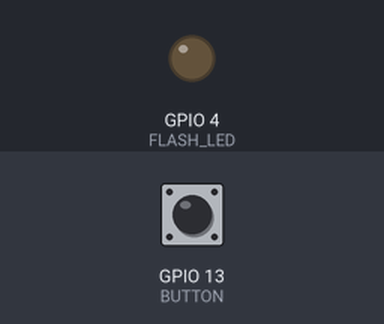
Simulated run of this sketch. Board: ESP32. Shown: output pins drawn as LEDs (lit = HIGH). The test bench sets the inputs (shaded band); at power-on: GPIO 13 (BUTTON) HIGH. WiFi joins after 1.5 s; servers stay silent unless stated; the camera gives no picture; web services answer with replies made up by the test bench; what the sketch prints to the serial monitor is not drawn.

Above: at 4.5 s.
4.6 s: GPIO 13 (BUTTON) pulled LOW for 0.15 s
Timing chart, 0 to 7.6 s (numbered marks = the images above; inputs shaded):
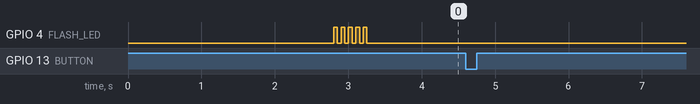

Measured:
- after the input at 4.6 s, every drawn part: stays the same

The sketch:

Iot_Solar_esp32_cam.ino
```cpp
#include <WiFi.h>
#include <WiFiClientSecure.h>
#include "soc/soc.h"
#include "soc/rtc_cntl_reg.h"
#include "esp_camera.h"
#include <UniversalTelegramBot.h>
#include <ArduinoJson.h>

// Replace with your network credentials
const char* ssid = "wifi name";  //WiFi Name
const char* password = "wifi password";              //WiFi Password

// Use @myidbot to find out the chat ID of an individual or a group
// You need to click "start" on a bot before it can message you

// Initialize Telegram BOT
String chatId = "Telegram chat id";
String BOTtoken = "Telegram bot token";

bool sendPhoto = false;

WiFiClientSecure clientTCP;

UniversalTelegramBot bot(BOTtoken, clientTCP);

// Define GPIOs
#define BUTTON 13                     // Connect with Esp32 for receiving signal (pin 26 of esp32 and pin 13 of esp32 cam module)
#define FLASH_LED 4

//CAMERA_MODEL_AI_THINKER
#define PWDN_GPIO_NUM     32
#define RESET_GPIO_NUM    -1
#define XCLK_GPIO_NUM      0
#define SIOD_GPIO_NUM     26
#define SIOC_GPIO_NUM     27

#define Y9_GPIO_NUM       35
#define Y8_GPIO_NUM       34
#define Y7_GPIO_NUM       39
#define Y6_GPIO_NUM       36
#define Y5_GPIO_NUM       21
#define Y4_GPIO_NUM       19
#define Y3_GPIO_NUM       18
#define Y2_GPIO_NUM        5
#define VSYNC_GPIO_NUM    25
#define HREF_GPIO_NUM     23
#define PCLK_GPIO_NUM     22


String r_msg = "";

const unsigned long BOT_MTBS = 1000; // mean time between scan messages
unsigned long bot_lasttime; // last time messages' scan has been done

void configInitCamera()
{
  camera_config_t config;
  config.ledc_channel = LEDC_CHANNEL_0;
  config.ledc_timer = LEDC_TIMER_0;
  config.pin_d0 = Y2_GPIO_NUM;
  config.pin_d1 = Y3_GPIO_NUM;
  config.pin_d2 = Y4_GPIO_NUM;
  config.pin_d3 = Y5_GPIO_NUM;
  config.pin_d4 = Y6_GPIO_NUM;
  config.pin_d5 = Y7_GPIO_NUM;
  config.pin_d6 = Y8_GPIO_NUM;
  config.pin_d7 = Y9_GPIO_NUM;
  config.pin_xclk = XCLK_GPIO_NUM;
  config.pin_pclk = PCLK_GPIO_NUM;
  config.pin_vsync = VSYNC_GPIO_NUM;
  config.pin_href = HREF_GPIO_NUM;
  config.pin_sscb_sda = SIOD_GPIO_NUM;
  config.pin_sscb_scl = SIOC_GPIO_NUM;
  config.pin_pwdn = PWDN_GPIO_NUM;
  config.pin_reset = RESET_GPIO_NUM;
  config.xclk_freq_hz = 20000000;
  config.pixel_format = PIXFORMAT_JPEG;

  //init with high specs to pre-allocate larger buffers

  if(psramFound())
  {
    config.frame_size = FRAMESIZE_UXGA;
    config.jpeg_quality = 5;  //0-63 lower number means higher quality
    config.fb_count = 2;
  }
  else
  {
    config.frame_size = FRAMESIZE_SVGA;
    config.jpeg_quality = 7;  //0-63 lower number means higher quality
    config.fb_count = 1;
  }

  // camera init
  esp_err_t err = esp_camera_init(&config);
  if (err != ESP_OK)
  {
    Serial.printf("Camera init failed with error 0x%x", err);
    delay(1000);
    ESP.restart();
  }

  // Drop down frame size for higher initial frame rate

  sensor_t * s = esp_camera_sensor_get();
  s->set_framesize(s, FRAMESIZE_CIF);  // UXGA|SXGA|XGA|SVGA|VGA|CIF|QVGA|HQVGA|QQVGA
}


String sendPhotoTelegram()
{
  const char* myDomain = "api.telegram.org";
  String getAll = "";
  String getBody = "";

  camera_fb_t * fb = NULL;
  fb = esp_camera_fb_get();
  if(!fb) {
    Serial.println("Camera capture failed");
    delay(1000);
    ESP.restart();
    return "Camera capture failed";
  }

  Serial.println("Connect to " + String(myDomain));

  if (clientTCP.connect(myDomain, 443)) {
    Serial.println("Connection successful");

    Serial.println("Connected to " + String(myDomain));

    String head = "--IotCircuitHub\r\nContent-Disposition: form-data; name=\"chat_id\"; \r\n\r\n" + chatId + "\r\n--IotCircuitHub\r\nContent-Disposition: form-data; name=\"photo\"; filename=\"esp32-cam.jpg\"\r\nContent-Type: image/jpeg\r\n\r\n";
    String tail = "\r\n--IotCircuitHub--\r\n";

    uint16_t imageLen = fb->len;
    uint16_t extraLen = head.length() + tail.length();
    uint16_t totalLen = imageLen + extraLen;

    clientTCP.println("POST /bot"+BOTtoken+"/sendPhoto HTTP/1.1");
    clientTCP.println("Host: " + String(myDomain));
    clientTCP.println("Content-Length: " + String(totalLen));
    clientTCP.println("Content-Type: multipart/form-data; boundary=IotCircuitHub");
    clientTCP.println();
    clientTCP.print(head);

    uint8_t *fbBuf = fb->buf;
    size_t fbLen = fb->len;
    for (size_t n=0;n<fbLen;n=n+1024) {
      if (n+1024<fbLen) {
        clientTCP.write(fbBuf, 1024);
        fbBuf += 1024;
      }
      else if (fbLen%1024>0) {
        size_t remainder = fbLen%1024;
        clientTCP.write(fbBuf, remainder);
      }
    }

    clientTCP.print(tail);

    esp_camera_fb_return(fb);

    int waitTime = 10000;   // timeout 10 seconds
    long startTimer = millis();
    boolean state = false;

    while ((startTimer + waitTime) > millis())
    {
      Serial.print(".");
      delay(100);
      while (clientTCP.available())
      {
          char c = clientTCP.read();
          if (c == '\n')
          {
            if (getAll.length()==0) state=true;
            getAll = "";
          }
          else if (c != '\r')
          {
            getAll += String(c);
          }
          if (state==true)
          {
            getBody += String(c);
          }
          startTimer = millis();
       }
       if (getBody.length()>0)
       {
          break;
       }
    }
    clientTCP.stop();
    Serial.println(getBody);
  }
  else
  {
    getBody="Connected to api.telegram.org failed.";
    Serial.println("Connected to api.telegram.org failed.");
  }
  return getBody;
}

void setupWiFi()
{
  // Connect to Wi-Fi
  WiFi.mode(WIFI_STA);
  Serial.println();
  Serial.print("Connecting to /n");
  Serial.println(ssid);
  WiFi.begin(ssid, password);
  clientTCP.setCACert(TELEGRAM_CERTIFICATE_ROOT); // Add root certificate for api.telegram.org
  int count=0;
  while (WiFi.status() != WL_CONNECTED)
  {
    count=count+1;
    Serial.print("Connecting to Wifi...");
    delay(500);
    if(count==15)
    {
      Serial.println("\nWifi not connected...!!\n");
      break;
    }
  }
  if(WiFi.status() == WL_CONNECTED)
      {
        int i=0;
        while(i<5)
          {
            digitalWrite(FLASH_LED, HIGH);
            delay(50);
            digitalWrite(FLASH_LED, LOW);
            delay(50);
            i++;                                                    // 5 Times LED Blink When Connected Successfully With WiFi
          }
        Serial.println("\nConnected with wifi Successfully..!");
      }
    else
      {
        Serial.println("\nRESET ESP32-CAM..!!");                          // If Esp32 Not Connected in 15 Cycle Of While Loop Then Reset Again
        ESP.restart();
      }
  Serial.print("\nESP32-CAM IP Address: ");
  Serial.println(WiFi.localIP());
}

void Check_Wifi()
{
  if(WiFi.status() != WL_CONNECTED)
  {
    Serial.println("RESET ESP32..!!");                          // If Esp32 Not Connected in 15 Cycle Of While Loop Then Reset Again
    ESP.restart();
  }
}

void setup(){
  WRITE_PERI_REG(RTC_CNTL_BROWN_OUT_REG, 0);
  Serial.begin(115200);
  delay(1000);

  pinMode(FLASH_LED,OUTPUT);
  pinMode(BUTTON,INPUT_PULLUP);

  configInitCamera();                           // Config and init the camera
  setupWiFi();
}

void loop(){
  Check_Wifi();
  if(digitalRead(BUTTON) == LOW)
  {
    sendPhoto = true;
  }
  if(sendPhoto)
  {
    Serial.println("Preparing photo");
    sendPhotoTelegram();
    sendPhoto = false;
  }
}
```
